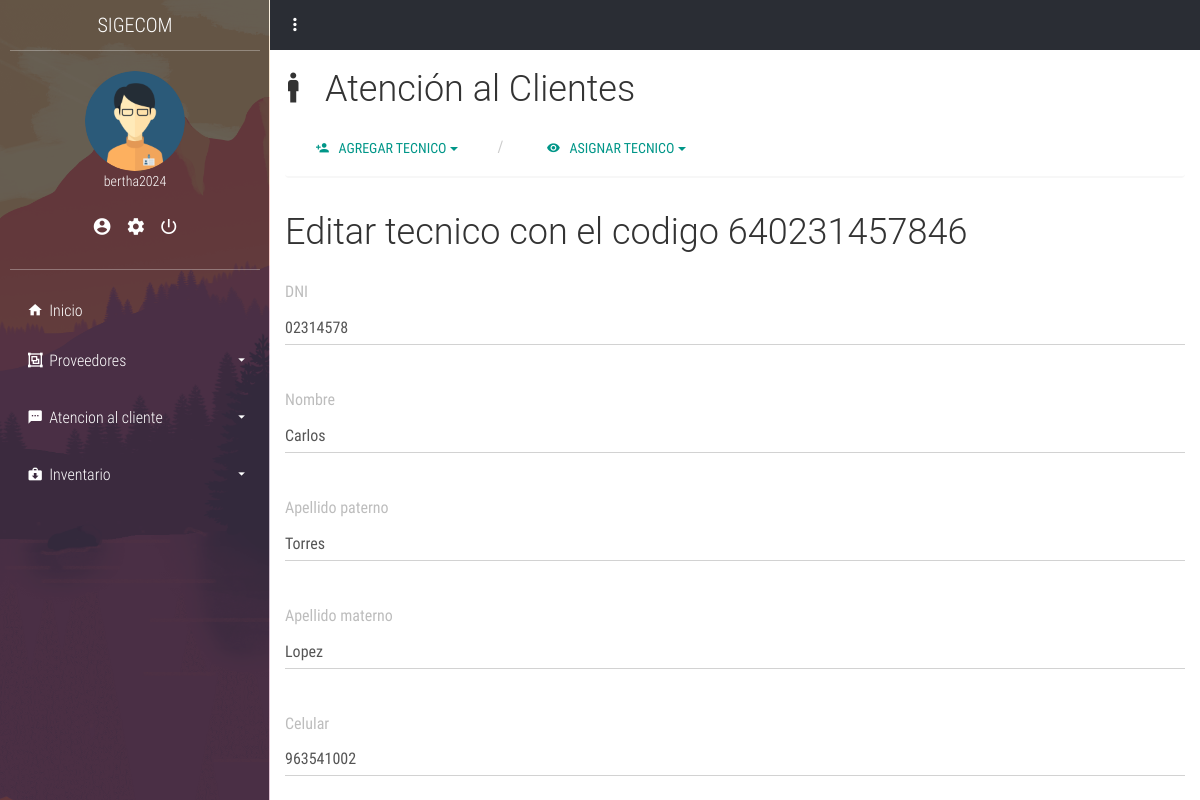
The app's page /tecnico/editar_tecnico.php?ID_tecnico=46 (signed in) with its own data.
### tables this page shows
CREATE TABLE IF NOT EXISTS `usuario` (
  `ID_usuario` int NOT NULL AUTO_INCREMENT,
  `id_personal` int DEFAULT NULL,
  `Nombre_usuario` varchar(50) NOT NULL,
  `Correo` varchar(250) DEFAULT NULL,
  `password` varchar(100) NOT NULL,
  `ID_tipousuario` int DEFAULT NULL,
  `Estado` int DEFAULT '1',
  `confirmado` int NOT NULL DEFAULT '0',
  `codigo` varchar(4) DEFAULT NULL,
  `token` int DEFAULT NULL,
  `fecha` timestamp NOT NULL,
  PRIMARY KEY (`ID_usuario`),
  KEY `ID_tipousuario` (`ID_tipousuario`),
  KEY `id_Personal` (`id_personal`)
);

CREATE TABLE IF NOT EXISTS `tecnico` (
  `ID_tecnico` int NOT NULL AUTO_INCREMENT,
  `id_personal` int NOT NULL,
  `ID_usuario` int NOT NULL,
  `codigo` varchar(250) DEFAULT NULL,
  `estado` int NOT NULL DEFAULT '1',
  `fecha_creacion` timestamp NOT NULL,
  PRIMARY KEY (`ID_tecnico`),
  KEY `id_personal` (`id_personal`),
  KEY `ID_usuario` (`ID_usuario`)
);

CREATE TABLE IF NOT EXISTS `personal` (
  `ID_personal` int NOT NULL AUTO_INCREMENT,
  `Dni` varchar(10) NOT NULL,
  `Nombre` varchar(100) NOT NULL,
  `Apellido_paterno` varchar(250) NOT NULL,
  `Apellido_materno` varchar(250) NOT NULL,
  `Celular` varchar(11) NOT NULL,
  `Direccion` varchar(250) NOT NULL,
  `ID_cargo` int DEFAULT NULL,
  `Estado` varchar(50) DEFAULT NULL,
  PRIMARY KEY (`ID_personal`),
  KEY `fk_cargo_personal` (`ID_cargo`)
);

### app/config.php (called while the page is built, shortened)
<?php
$URL = "http://localhost/sigecom/";

### layout/sesion.php (called while the page is built, shortened)
<?php
if (isset($_SESSION['sesion_usuario'])) {
    $nombre_usuario_sesion = $_SESSION['sesion_usuario'];
    $sql = "SELECT u.ID_usuario, u.Nombre_usuario, u.ID_tipousuario, tu.Nombre_tipousuario as rol, p.ID_cargo, u.Correo
            FROM usuario as u
            INNER JOIN tipo_usuario as tu ON u.ID_tipousuario = tu.ID_tipousuario
            INNER JOIN personal as p ON u.id_personal = p.ID_personal
            WHERE Nombre_usuario = :nombre_usuario_sesion";
    $query = $pdo->prepare($sql);
    $query->execute(['nombre_usuario_sesion' => $nombre_usuario_sesion]);
    $usuarios = $query->fetchAll(PDO::FETCH_ASSOC);
    foreach ($usuarios as $usuario) {
        $nombres_sesion = $usuario['Nombre_usuario'];
        $rol_sesion = $usuario['rol'];
    }
} else {
    echo "no existe sesion";
    header('Location: ' . $URL . '/login');
}

### tecnico/editar_tecnico.php (the view, shortened to what this page needs)
<?php
include('../app/config.php');
include('../layout/sesion.php');
include('../layout/parte1.php');
include('../layout/tecnico.php');
if (isset($_GET['ID_tecnico'])) {
    $id_tecnico = $_GET['ID_tecnico'];
    $consulta = $pdo->prepare("SELECT t.id_personal, p.Dni, p.Nombre, p.Apellido_paterno, p.Apellido_materno, p.Celular, p.Direccion
                             FROM tecnico t
                             INNER JOIN personal p ON t.id_personal = p.ID_personal
                             WHERE t.ID_tecnico = :id_tecnico");
    $consulta->execute([':id_tecnico' => $id_tecnico]);
    $fila = $consulta->fetch(PDO::FETCH_ASSOC);
    $consulta2 = $pdo->prepare("SELECT t.Codigo, t.estado, t.Fecha_creacion
                             FROM tecnico t
                             WHERE t.ID_tecnico = :id_tecnico");
    $consulta2->execute([':id_tecnico' => $id_tecnico]);
    $fila2 = $consulta2->fetch(PDO::FETCH_ASSOC);
}
?>
<div class="container-fluid">
<h1>Editar tecnico con el codigo <?php echo $fila2['Codigo']; ?> </h1>
<form id="editarFormTecnico" action="<?php echo $URL; ?>/app/controllers/tecnico/editar_tecnico.php" method="post">
        <div class="form-group">
            <label for="Dni">DNI</label>
            <input type="text" class="form-control" id="Dni" name="Dni" value="<?php echo $fila['Dni']; ?>" required>
        </div>
        <div class="form-group">
            <label for="Nombre">Nombre</label>
            <input type="text" class="form-control" id="Nombre" name="Nombre" value="<?php echo $fila['Nombre']; ?>" required>
        </div>
        <div class="form-group">
            <label for="Apellido_paterno">Apellido paterno</label>
            <input type="text" class="form-control" id="Apellido_paterno" name="Apellido_paterno" value="<?php echo $fila['Apellido_paterno']; ?>" required>
        </div>
        <div class="form-group">
            <label for="Apellido_materno">Apellido materno</label>
            <input type="text" class="form-control" id="Apellido_materno" name="Apellido_materno" value="<?php echo $fila['Apellido_materno']; ?>" required>
        </div>
        <div class="form-group">
            <label for="Celular">Celular</label>
            <input type="text" class="form-control" id="Celular" name="Celular" value="<?php echo $fila['Celular']; ?>" required>
        </div>
    </form>
</div>

### layout/parte1.php (shortened to what this page needs)
<!DOCTYPE html>
<html lang="es">
<head>
	<link rel="stylesheet" href="<?php echo $URL; ?>/plant/css/main.css">
</head>
<body>
	<section class="full-box cover dashboard-sideBar">
		<div class="full-box dashboard-sideBar-ct">
			<div class="full-box text-uppercase text-center text-titles dashboard-sideBar-title">
				SIGECOM <i class="zmdi zmdi-close btn-menu-dashboard visible-xs"></i>
			</div>
			<div class="full-box dashboard-sideBar-UserInfo">
				<figure class="full-box">
					<img src="<?php echo $URL; ?>/plant/assets/avatars/AdminMaleAvatar.png" alt="UserIcon">
					<figcaption class="text-center text-titles"><?php echo $nombres_sesion; ?></figcaption>
				</figure>
				<ul class="full-box list-unstyled text-center">
					<li>
						<a href="<?php echo $URL; ?>/my_data" title="Mis datos">
							<i class="zmdi zmdi-account-circle"></i>
						</a>
					</li>
					<li>
						<a href="<?php echo $URL; ?>/my_account" title="Mi cuenta">
							<i class="zmdi zmdi-settings"></i>
						</a>
					</li>
					<li>
    <a href="#" title="Cerrar Sesión" onclick="confirmacionCerrarSesion(event)">
        <i class="zmdi zmdi-power"></i>
    </a>
</li>
				</ul>
			</div>
			<ul class="list-unstyled full-box dashboard-sideBar-Menu">
				<li>
					<a href="<?php echo $URL; ?>/home.php">
						<i class="zmdi zmdi-home zmdi-hc-fw"></i> Inicio
					</a>
				</li>
				<?php if ($rol_sesion !== "tecnico"): ?>
				<li>
					<a href="#!" class="btn-sideBar-SubMenu">
						<i class="zmdi zmdi-group zmdi-hc-fw"></i> Proveedores <i class="zmdi zmdi-caret-down pull-right"></i>
					</a>
					<ul class="list-unstyled full-box">
					</ul>
				</li>
<?php endif; ?>
				<?php if ($rol_sesion !== "tecnico"): ?>
				<li>
					<a href="#!" class="btn-sideBar-SubMenu">
						<i class="zmdi zmdi-comment-more zmdi-hc-fw"></i> Atencion al cliente<i class="zmdi zmdi-caret-down pull-right"></i>
					</a>
					<ul class="list-unstyled full-box">
					</ul>
				</li>
				<?php endif; ?>
				<?php if ($rol_sesion !== "tecnico"): ?>
				<li>
					<a href="#!" class="btn-sideBar-SubMenu">
						<i class="zmdi zmdi-case-download zmdi-hc-fw"></i> Inventario <i class="zmdi zmdi-caret-down pull-right"></i>
					</a>
					<ul class="list-unstyled full-box">
					</ul>
				</li>
				<?php endif; ?>
			</ul>
		</div>
	</section>
	<section class="full-box dashboard-contentPage">
		<nav class="full-box dashboard-Navbar">
			<ul class="full-box list-unstyled text-right">
				<li class="pull-left">
					<a href="#!" class="btn-menu-dashboard"><i class="zmdi zmdi-more-vert"></i></a>
				</li>
			</ul>
		</nav>
</body>
</html>

### plant/css/main.css (style rules this page uses)
body, html { background-color: #fff; width: 100%; height: 100%; margin: 0; padding: 0; position: relative; font-size: 16px; font-family: 'RobotoCondensed'; overflow: hidden; }
.full-box { margin: 0; padding: 0; width: 100%; box-sizing: border-box; }
.cover { background: 50% 50% no-repeat; background-size: cover; }
.text-titles { font-family: 'RobotoCondensedLight' }
.dashboard-sideBar, .dashboard-contentPage { position: absolute; top: 0; height: 100%; transition: all .3s ease-in-out; }
.dashboard-sideBar, .dashboard-sideBar-ct { width: 270px; }
.dashboard-sideBar { left: 0; z-index: 2; background-image: url('../assets/img/sideBar.png'); border-right: 1px solid rgba(255, 255, 255, .7); overflow: hidden; }
.dashboard-sideBar-ct { position: relative; height: 100%; background-color: rgba(42, 45, 52, 0.7); padding: 0 10px; padding-bottom: 30px; }
.dashboard-sideBar-title, .dashboard-sideBar-title > i { height: 50px; line-height: 50px; color: #fff; font-size: 20px; }
.dashboard-sideBar-title { position: relative; }
.dashboard-sideBar-UserInfo { border-top: 1px solid rgba(255, 255, 255, .3); border-bottom: 1px solid rgba(255, 255, 255, .3); color: #fff; font-size: 14px; padding: 20px 0; }
.dashboard-sideBar-UserInfo figure img { width: 100px; height: 100px; border-radius: 100%; display: block; margin: 0 auto; }
.dashboard-sideBar-UserInfo ul { margin-top: 15px; }
.dashboard-sideBar-UserInfo ul > li, .dashboard-sideBar-UserInfo ul > li > a { display: inline-block; color: #fff; }
.dashboard-sideBar-UserInfo ul > li > a { outline: none; font-size: 20px; padding: 7px; transition: all .3s ease-in-out; }
.dashboard-sideBar-Menu { padding-top: 15px; }
.dashboard-sideBar-Menu > li, .dashboard-sideBar-Menu > li > a, .dashboard-sideBar-Menu > li > ul > li, .dashboard-sideBar-Menu > li > ul > li > a { line-height: 50px; font-family: "RobotoCondensedLight"; display: block; color: #fff; text-decoration: none; border-radius: 4px; transition: all .3s ease-in-out; position: relative; }
.dashboard-sideBar-Menu > li > a > i.zmdi-caret-down { line-height: 50px; transition: all .3s ease-in-out; }
.dashboard-sideBar-Menu > li > a { padding: 0 15px; box-sizing: border-box; height: 50px; outline: none; }
.dashboard-sideBar-Menu > li > ul { position: relative; padding-top: 7px; height: 0; overflow: hidden; }
.dashboard-contentPage { right: 0; z-index: 1; padding-left: 270px; }
.dashboard-Navbar, .dashboard-Navbar > ul, .dashboard-Navbar > ul >li, .dashboard-Navbar > ul > li > a { height: 50px; line-height: 50px; }
.dashboard-Navbar > ul > li > a { outline: none; }
.dashboard-Navbar { background-color: #2A2D34; overflow: hidden; }
.dashboard-Navbar > ul >li, .dashboard-Navbar > ul > li > a { display: inline-block; width: 50px; text-align: center; color: #fff; margin: 0; padding: 0; font-size: 20px; transition: all .3s ease-in-out; position: relative; }

### records on screen
usuario: Nombre_usuario "bertha2024"
tecnico: codigo "640231457846", Dni "02314578", Nombre "Carlos", Apellido_paterno "Torres", Apellido_materno "Lopez", Celular "963541002"
